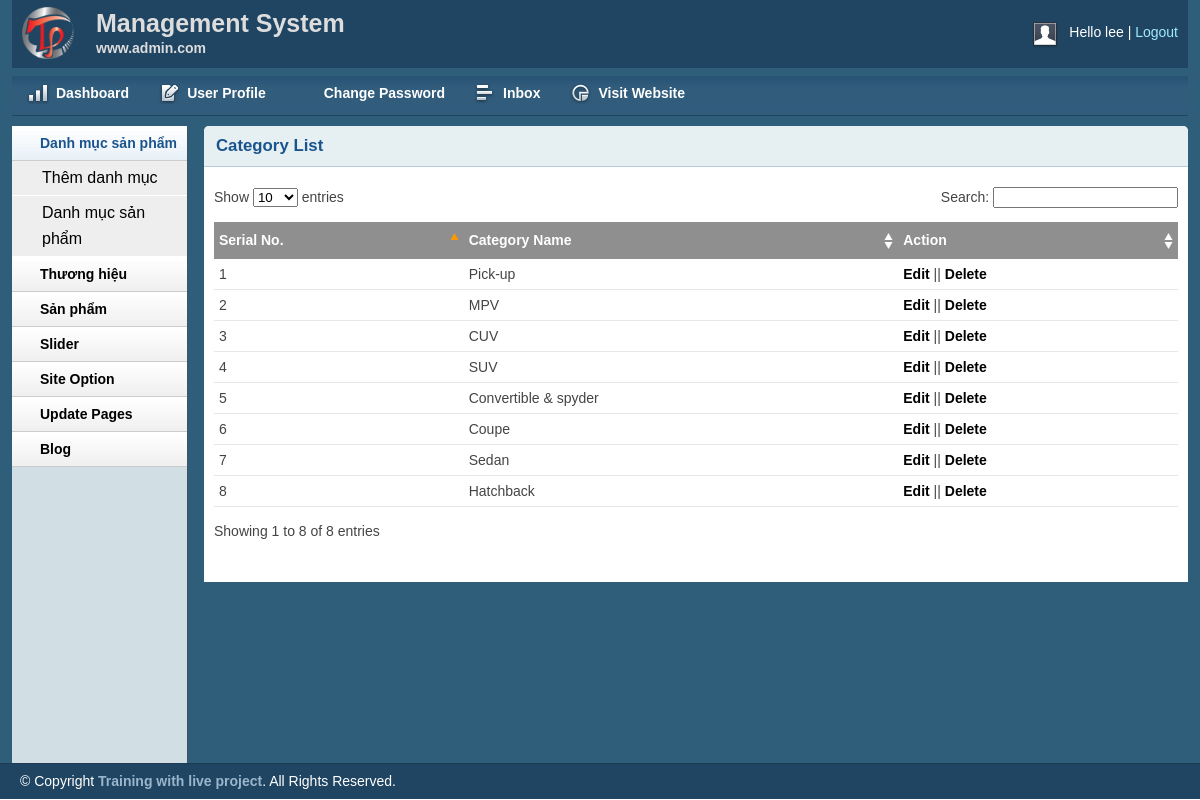
Page /admin/catlist.php (signed in) on the committed database.
### tables this page shows
CREATE TABLE `category` (
  `catID` int(11) NOT NULL,
  `catName` varchar(255) NOT NULL
);

### lib/database.php (called while the page is built, shortened)
<?php
Class Database{
  public $host   = DB_HOST;
  public $user   = DB_USER;
  public $pass   = DB_PASS;
  public $dbname = DB_NAME;
  public $link;
private function connectDB(){
   $this->link = new mysqli($this->host, $this->user, $this->pass,
    $this->dbname);
 }
public function select($query){
  $result = $this->link->query($query) or
   die($this->link->error.__LINE__);
  if($result->num_rows > 0){
    return $result;
  } else {
    return false;
  }
 }
}

### classes/category.php (called while the page is built, shortened)
<?php
	$filepath = realpath(dirname(__FILE__));
	include_once ($filepath.'/../lib/database.php');
?>
<?php
	 class category
	 {
	 	private $db;
	 	public function __construct(){
	 		$this->db = new Database();
	 	}
	 	public function show_category(){
	 		$query = "SELECT * FROM category order by catID desc";
	 		$result = $this ->db->select($query);
	 		return $result;
	 	}
	 }
?>

### admin/catlist.php (the view, shortened to what this page needs)
<?php include 'inc/header.php';?>
<?php include 'inc/sidebar.php';?>
<?php include '../classes/category.php'; ?>
<?php
	$cat = new category();
?>
        <div class="grid_10">
            <div class="box round first grid">
                <h2>Category List</h2>
                <div class="block">
                    <table class="data display datatable" id="example">
					<thead>
						<tr>
							<th>Serial No.</th>
							<th>Category Name</th>
							<th>Action</th>
						</tr>
					</thead>
					<tbody>
						<?php
							$show_cate = $cat->show_category();
							$i = 0;
							if($show_cate){
								while($result = $show_cate->fetch_assoc()){
									$i++;
						?>
						<tr class="odd gradeX">
							<td><?php echo $i; ?></td>
							<td><?php echo $result['catName']; ?></td>
							<td><a href="catedit.php?catID=<?php echo $result['catID'] ?>">Edit</a> || <a onclick="return confirm('Are you want to delete?')" href="?delID=<?php echo $result['catID'] ?>">Delete</a></td>
						</tr>
						<?php
								}
							}
						?>
					</tbody>
				</table>
               </div>
            </div>
        </div>
<?php include 'inc/footer.php';?>

### admin/css/layout.css (style rules this page uses)
body { background: #fff none repeat scroll 0 0; color: #444; font-size: 14px; padding: 0; }
a { color: #000; font-weight:bold; text-decoration: none; }
h1, h2, h3, h4, h5, h6 { line-height:1.2em; margin-bottom:.3em; }
h2 { margin-top:1em; }
.box { background:#fff; margin-bottom:20px; padding:10px 10px 10px 10px; margin-left:-8px; }
.box.grid { padding-bottom:40px; }
.box.round { -moz-border-radius: 5px 5px 0px 0px; -webkit-border-radius: 5px 5px 0px 0px; border-radius: 5px 5px 0px 0px; }
.box h2 { font-size:1.2em; font-weight:bold; color:#1B548D; background:#E6F0F3; margin:-10px -10px 0 -10px; padding:10px 12px; border-bottom:1px solid #B3CBD6; -moz-border-radius: 5px 5px 0px 0px; -webkit-border-radius: 5px 5px 0px 0px; border-radius: 5px 5px 0px 0px; }
.box.first { min-height: 406px; }
.block { padding-top:20px; }
.block { padding-bottom:1px; }
table.display { margin: 0 auto; clear: both; width: 100%; }
.sorting_asc { background: #8f8f8f url(../img/table/sort_asc.png) no-repeat center right; padding:8px 5px; text-align:left; color:#fff; }
.sorting { background:#8f8f8f url(../img/table/sort_both.png) no-repeat center right; padding:8px 5px; text-align:left; color:#fff; }
tr.odd { height: 30px; line-height: 30px; border-bottom:1px solid #e6e6e6; }
tr.even { height: 30px; line-height: 30px; border-bottom:1px solid #e6e6e6; }
tr.odd td, tr.even td { padding-left:5px; }

### rows in the picture
category: catName "Pick-up"
category: catName "MPV"
category: catName "CUV"
category: catName "SUV"
category: catName "Convertible & spyder"
category: catName "Coupe"
category: catName "Sedan"
category: catName "Hatchback"

### other values in the picture
session::get('adminName') "lee"
